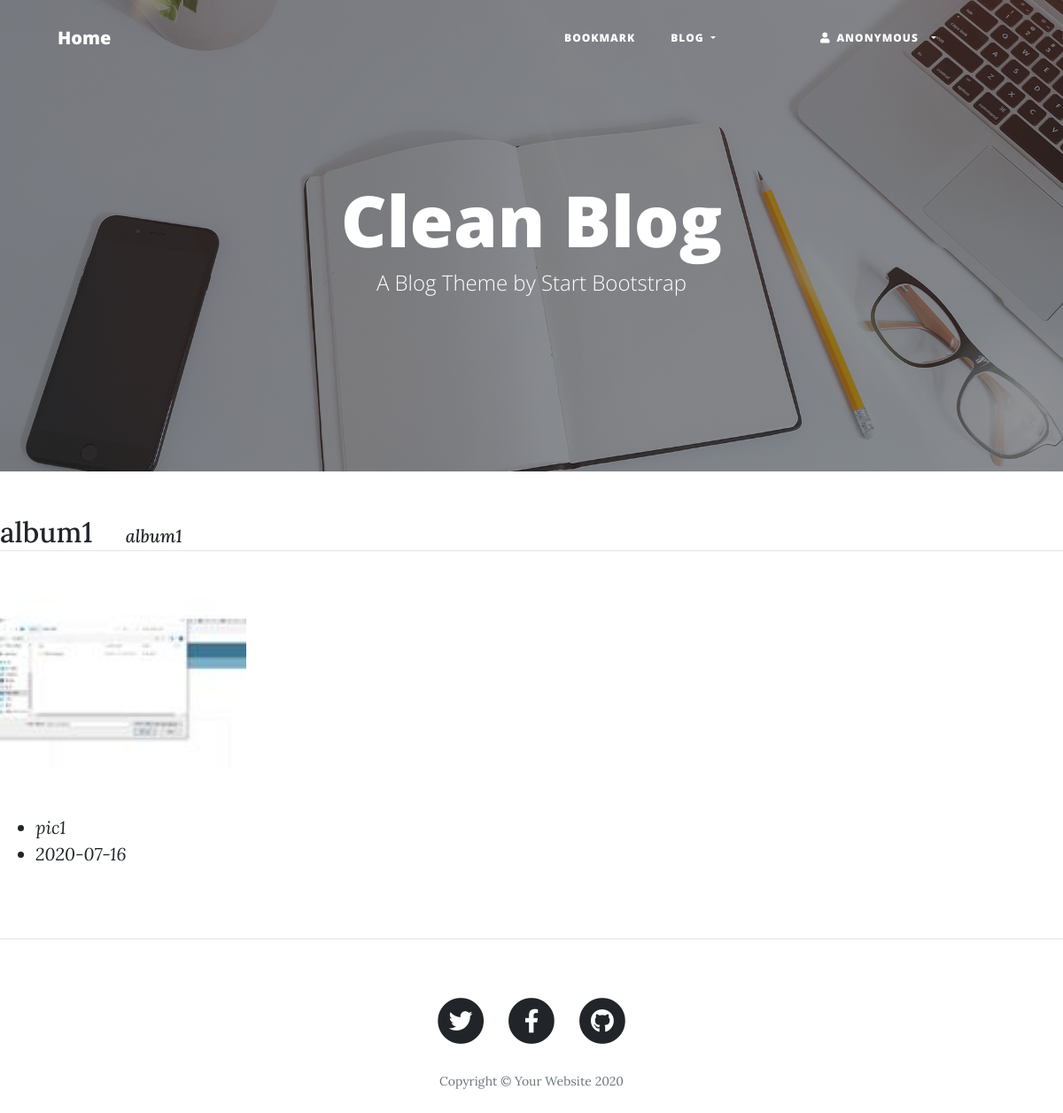
/photo/album/1/, run on the app's committed database.
### photo/models.py (models this page shows, shortened)
class Album(models.Model):
    name = models.CharField(max_length=30)
    description = models.CharField('One Line Description', max_length=100, blank=True)
    class Meta:
        ordering =('name',)

class Photo(models.Model):
    album = models.ForeignKey(Album, on_delete=models.CASCADE)
    title = models.CharField('TITLE', max_length=30)
    description = models.TextField('Photo Description', blank=True) #장고의 field
    image = ThumbnailImageField(upload_to='photo/%Y/%m') #커스텀 필드
    upload_dt = models.DateTimeField('Upload Date', auto_now_add=True)
    class Meta:
        ordering = ('title',)
    def get_absolute_url(self):
        return reverse('photo:photo_detail', args=(self.id,))

### photo/views.py (the view)
# urls.py: path('album/<int:pk>/', views.AlbumDV.as_view(), name='album_detail'),
class AlbumDV(DetailView):
    model = Album

### photo/fields.py (called while the page is built)
def _add_thumb(s):
    parts = s.split(".")
    parts.insert(-1, "thumb")
    if parts[-1].lower() not in ['jpeg','jpg']:
        parts[-1] = 'jpg'
    return ".".join(parts)

    @property
    def thumb_url(self):
        return _add_thumb(self.url)

### photo/templates/photo/album_detail.html (shortened to what this page needs)
{% extends "base.html" %}
{% block content %}
    <div class="mt-5">
        <span class="h2">{{ object.name }}&emsp;</span>
        <span class="h5 font-italic">{{ object.description }}</span>
    </div>
    <hr style="margin: 0 0 20px 0;">
    <div class="row">
        {% for photo in object.photo_set.all %}
        <div class="col-md-3 mb-5">
            <div class="thumbnail">
                <a href="{{ photo.get_absolute_url }}">
                    <img src="{{ photo.image.thumb_url }}" style="width: 100%;">
                </a>
            </div>
            <ul>
                <li class="font-italic">{{ photo.title }}</li>
                <li class="font-italic">{{ photo.upload_dt|date:"Y-m-d" }}</li>
            </ul>
        </div>
        {% endfor %}
    </div>
{% endblock %}

### data on the page
Album: name "album1", description "album1"
Photo: title "pic1", upload_dt "2020-07-16"
